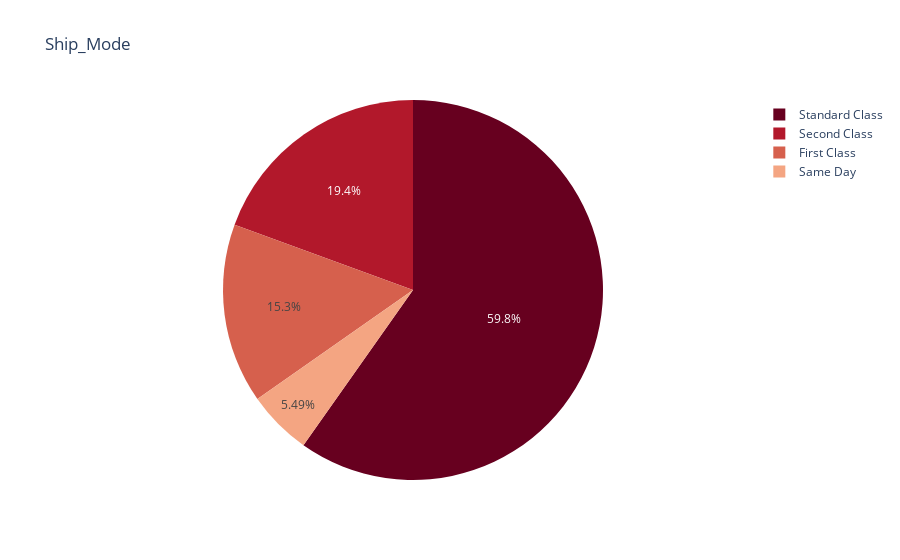

Here is the notebook cell this chart was saved with:
### Code cell
fig = px.pie(df, values=np.ones(9799), names='Ship_Mode', title='Ship_Mode',color_discrete_sequence=px.colors.sequential.RdBu)
fig.show()

### Figure 1 — Plotly figure (JSON) as saved in the notebook; plotly's stock layout.template omitted (floating-point values rounded to 4 significant figures; data arrays with more than 128 entries replaced by an {"elided": "..."} marker saying what was removed)
{"data": [{"domain": {"x": [0, 1], "y": [0, 1]}, "hovertemplate": "Ship_Mode=%{label}<br>value=%{value}<extra></extra>", "labels": {"elided": "9799 str values"}, "legendgroup": "", "name": "", "showlegend": true, "type": "pie", "values": {"elided": "9799 int values"}}], "layout": {"legend": {"tracegroupgap": 0}, "piecolorway": ["rgb(103,0,31)", "rgb(178,24,43)", "rgb(214,96,77)", "rgb(244,165,130)", "rgb(253,219,199)", "rgb(247,247,247)", "rgb(209,229,240)", "rgb(146,197,222)", "rgb(67,147,195)", "rgb(33,102,172)", "rgb(5,48,97)"], "title": {"text": "Ship_Mode"}}}
